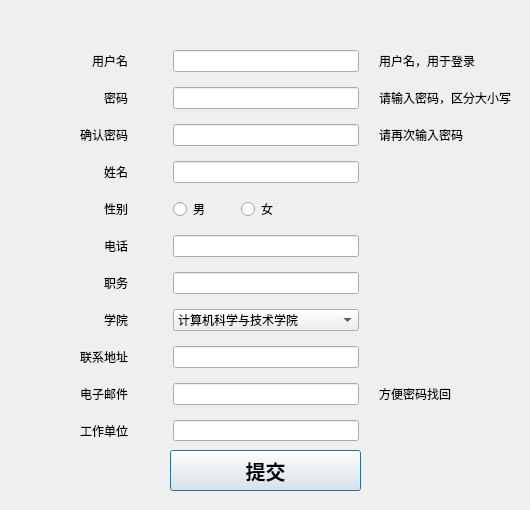
<?xml version="1.0" encoding="UTF-8"?>
<ui version="4.0">
 <class>Dialog</class>
 <widget class="QDialog" name="Dialog">
  <property name="geometry">
   <rect>
    <x>0</x>
    <y>0</y>
    <width>530</width>
    <height>510</height>
   </rect>
  </property>
  <property name="sizePolicy">
   <sizepolicy hsizetype="Preferred" vsizetype="Preferred">
    <horstretch>0</horstretch>
    <verstretch>0</verstretch>
   </sizepolicy>
  </property>
  <property name="minimumSize">
   <size>
    <width>530</width>
    <height>510</height>
   </size>
  </property>
  <property name="maximumSize">
   <size>
    <width>530</width>
    <height>510</height>
   </size>
  </property>
  <property name="windowTitle">
   <string>帐号注册</string>
  </property>
  <property name="windowIcon">
   <iconset>
    <normaloff>../image/Logo.png</normaloff>../image/Logo.png</iconset>
  </property>
  <widget class="QPushButton" name="pushButton">
   <property name="geometry">
    <rect>
     <x>170</x>
     <y>450</y>
     <width>191</width>
     <height>41</height>
    </rect>
   </property>
   <property name="font">
    <font>
     <pointsize>15</pointsize>
     <weight>75</weight>
     <bold>true</bold>
    </font>
   </property>
   <property name="text">
    <string>提交</string>
   </property>
  </widget>
  <widget class="QWidget" name="layoutWidget">
   <property name="geometry">
    <rect>
     <x>80</x>
     <y>50</y>
     <width>431</width>
     <height>391</height>
    </rect>
   </property>
   <layout class="QGridLayout" name="gridLayout">
    <property name="horizontalSpacing">
     <number>20</number>
    </property>
    <property name="verticalSpacing">
     <number>15</number>
    </property>
    <property name="rightMargin">
     <number>0</number>
    </property>
    <item row="5" column="2">
     <widget class="QLineEdit" name="lineEdit_5">
      <property name="maxLength">
       <number>15</number>
      </property>
     </widget>
    </item>
    <item row="8" column="0">
     <widget class="QLabel" name="label_9">
      <property name="text">
       <string>联系地址</string>
      </property>
      <property name="alignment">
       <set>Qt::AlignRight|Qt::AlignTrailing|Qt::AlignVCenter</set>
      </property>
     </widget>
    </item>
    <item row="7" column="0">
     <widget class="QLabel" name="label_8">
      <property name="text">
       <string>学院</string>
      </property>
      <property name="alignment">
       <set>Qt::AlignRight|Qt::AlignTrailing|Qt::AlignVCenter</set>
      </property>
     </widget>
    </item>
    <item row="1" column="2">
     <widget class="QLineEdit" name="lineEdit_2">
      <property name="maxLength">
       <number>20</number>
      </property>
      <property name="echoMode">
       <enum>QLineEdit::Password</enum>
      </property>
     </widget>
    </item>
    <item row="7" column="2">
     <widget class="QComboBox" name="comboBox">
      <item>
       <property name="text">
        <string>计算机科学与技术学院</string>
       </property>
      </item>
      <item>
       <property name="text">
        <string>生物信息学院</string>
       </property>
      </item>
      <item>
       <property name="text">
        <string>通信与信息工程学院</string>
       </property>
      </item>
      <item>
       <property name="text">
        <string>软件工程学院</string>
       </property>
      </item>
      <item>
       <property name="text">
        <string>国际半导体新学院</string>
       </property>
      </item>
      <item>
       <property name="text">
        <string>自动化学院</string>
       </property>
      </item>
      <item>
       <property name="text">
        <string>体育学院</string>
       </property>
      </item>
      <item>
       <property name="text">
        <string>理学院</string>
       </property>
      </item>
      <item>
       <property name="text">
        <string>广电工程学院</string>
       </property>
      </item>
      <item>
       <property name="text">
        <string>经济管理学院</string>
       </property>
      </item>
      <item>
       <property name="text">
        <string>传媒艺术学院</string>
       </property>
      </item>
      <item>
       <property name="text">
        <string>外国语学院</string>
       </property>
      </item>
      <item>
       <property name="text">
        <string>国际学院</string>
       </property>
      </item>
      <item>
       <property name="text">
        <string>法学院</string>
       </property>
      </item>
      <item>
       <property name="text">
        <string>其他</string>
       </property>
      </item>
     </widget>
    </item>
    <item row="0" column="0">
     <widget class="QLabel" name="label">
      <property name="text">
       <string>用户名</string>
      </property>
      <property name="textFormat">
       <enum>Qt::AutoText</enum>
      </property>
      <property name="scaledContents">
       <bool>false</bool>
      </property>
      <property name="alignment">
       <set>Qt::AlignRight|Qt::AlignTrailing|Qt::AlignVCenter</set>
      </property>
     </widget>
    </item>
    <item row="5" column="0">
     <widget class="QLabel" name="label_6">
      <property name="text">
       <string>电话</string>
      </property>
      <property name="alignment">
       <set>Qt::AlignRight|Qt::AlignTrailing|Qt::AlignVCenter</set>
      </property>
     </widget>
    </item>
    <item row="10" column="0">
     <widget class="QLabel" name="label_11">
      <property name="text">
       <string>工作单位</string>
      </property>
      <property name="alignment">
       <set>Qt::AlignRight|Qt::AlignTrailing|Qt::AlignVCenter</set>
      </property>
     </widget>
    </item>
    <item row="8" column="2">
     <widget class="QLineEdit" name="lineEdit_9">
      <property name="maxLength">
       <number>50</number>
      </property>
     </widget>
    </item>
    <item row="2" column="2">
     <widget class="QLineEdit" name="lineEdit_3">
      <property name="maxLength">
       <number>20</number>
      </property>
      <property name="echoMode">
       <enum>QLineEdit::Password</enum>
      </property>
     </widget>
    </item>
    <item row="1" column="0">
     <widget class="QLabel" name="label_2">
      <property name="text">
       <string>密码</string>
      </property>
      <property name="alignment">
       <set>Qt::AlignRight|Qt::AlignTrailing|Qt::AlignVCenter</set>
      </property>
     </widget>
    </item>
    <item row="4" column="0">
     <widget class="QLabel" name="label_5">
      <property name="text">
       <string>性别</string>
      </property>
      <property name="alignment">
       <set>Qt::AlignRight|Qt::AlignTrailing|Qt::AlignVCenter</set>
      </property>
     </widget>
    </item>
    <item row="3" column="2">
     <widget class="QLineEdit" name="lineEdit_7">
      <property name="maxLength">
       <number>20</number>
      </property>
     </widget>
    </item>
    <item row="2" column="0">
     <widget class="QLabel" name="label_3">
      <property name="text">
       <string>确认密码</string>
      </property>
      <property name="alignment">
       <set>Qt::AlignRight|Qt::AlignTrailing|Qt::AlignVCenter</set>
      </property>
     </widget>
    </item>
    <item row="6" column="2">
     <widget class="QLineEdit" name="lineEdit_6">
      <property name="maxLength">
       <number>20</number>
      </property>
     </widget>
    </item>
    <item row="9" column="2">
     <widget class="QLineEdit" name="lineEdit_10">
      <property name="maxLength">
       <number>20</number>
      </property>
     </widget>
    </item>
    <item row="4" column="2">
     <layout class="QHBoxLayout" name="horizontalLayout">
      <property name="spacing">
       <number>0</number>
      </property>
      <property name="leftMargin">
       <number>0</number>
      </property>
      <property name="rightMargin">
       <number>50</number>
      </property>
      <item>
       <widget class="QRadioButton" name="radioButton_2">
        <property name="text">
         <string>男</string>
        </property>
       </widget>
      </item>
      <item>
       <widget class="QRadioButton" name="radioButton">
        <property name="text">
         <string>女</string>
        </property>
       </widget>
      </item>
     </layout>
    </item>
    <item row="10" column="2">
     <widget class="QLineEdit" name="lineEdit_11">
      <property name="maxLength">
       <number>20</number>
      </property>
     </widget>
    </item>
    <item row="6" column="0">
     <widget class="QLabel" name="label_7">
      <property name="text">
       <string>职务</string>
      </property>
      <property name="alignment">
       <set>Qt::AlignRight|Qt::AlignTrailing|Qt::AlignVCenter</set>
      </property>
     </widget>
    </item>
    <item row="3" column="0">
     <widget class="QLabel" name="label_4">
      <property name="text">
       <string>姓名</string>
      </property>
      <property name="alignment">
       <set>Qt::AlignRight|Qt::AlignTrailing|Qt::AlignVCenter</set>
      </property>
     </widget>
    </item>
    <item row="0" column="2">
     <widget class="QLineEdit" name="lineEdit">
      <property name="inputMask">
       <string/>
      </property>
      <property name="maxLength">
       <number>20</number>
      </property>
      <property name="cursorPosition">
       <number>0</number>
      </property>
     </widget>
    </item>
    <item row="9" column="0">
     <widget class="QLabel" name="label_10">
      <property name="text">
       <string>电子邮件</string>
      </property>
      <property name="alignment">
       <set>Qt::AlignRight|Qt::AlignTrailing|Qt::AlignVCenter</set>
      </property>
     </widget>
    </item>
    <item row="0" column="3">
     <widget class="QLabel" name="label_13">
      <property name="text">
       <string>用户名，用于登录</string>
      </property>
     </widget>
    </item>
    <item row="1" column="3">
     <widget class="QLabel" name="label_14">
      <property name="text">
       <string>请输入密码，区分大小写</string>
      </property>
     </widget>
    </item>
    <item row="2" column="3">
     <widget class="QLabel" name="label_15">
      <property name="text">
       <string>请再次输入密码</string>
      </property>
     </widget>
    </item>
    <item row="9" column="3">
     <widget class="QLabel" name="label_21">
      <property name="text">
       <string>方便密码找回</string>
      </property>
     </widget>
    </item>
    <item row="0" column="1">
     <widget class="QLabel" name="label_12">
      <property name="minimumSize">
       <size>
        <width>5</width>
        <height>5</height>
       </size>
      </property>
      <property name="maximumSize">
       <size>
        <width>5</width>
        <height>5</height>
       </size>
      </property>
      <property name="text">
       <string/>
      </property>
      <property name="pixmap">
       <pixmap>../image/asterisk.png</pixmap>
      </property>
      <property name="scaledContents">
       <bool>true</bool>
      </property>
     </widget>
    </item>
    <item row="1" column="1">
     <widget class="QLabel" name="label_16">
      <property name="minimumSize">
       <size>
        <width>5</width>
        <height>5</height>
       </size>
      </property>
      <property name="maximumSize">
       <size>
        <width>5</width>
        <height>5</height>
       </size>
      </property>
      <property name="text">
       <string/>
      </property>
      <property name="pixmap">
       <pixmap>../image/asterisk.png</pixmap>
      </property>
      <property name="scaledContents">
       <bool>true</bool>
      </property>
     </widget>
    </item>
    <item row="2" column="1">
     <widget class="QLabel" name="label_17">
      <property name="minimumSize">
       <size>
        <width>5</width>
        <height>5</height>
       </size>
      </property>
      <property name="maximumSize">
       <size>
        <width>5</width>
        <height>5</height>
       </size>
      </property>
      <property name="text">
       <string/>
      </property>
      <property name="pixmap">
       <pixmap>../image/asterisk.png</pixmap>
      </property>
      <property name="scaledContents">
       <bool>true</bool>
      </property>
     </widget>
    </item>
    <item row="9" column="1">
     <widget class="QLabel" name="label_18">
      <property name="minimumSize">
       <size>
        <width>5</width>
        <height>5</height>
       </size>
      </property>
      <property name="maximumSize">
       <size>
        <width>5</width>
        <height>5</height>
       </size>
      </property>
      <property name="text">
       <string/>
      </property>
      <property name="pixmap">
       <pixmap>../image/asterisk.png</pixmap>
      </property>
      <property name="scaledContents">
       <bool>true</bool>
      </property>
     </widget>
    </item>
   </layout>
  </widget>
 </widget>
 <tabstops>
  <tabstop>lineEdit</tabstop>
  <tabstop>lineEdit_2</tabstop>
  <tabstop>lineEdit_3</tabstop>
  <tabstop>lineEdit_7</tabstop>
  <tabstop>radioButton_2</tabstop>
  <tabstop>radioButton</tabstop>
  <tabstop>lineEdit_5</tabstop>
  <tabstop>lineEdit_6</tabstop>
  <tabstop>comboBox</tabstop>
  <tabstop>lineEdit_9</tabstop>
  <tabstop>lineEdit_10</tabstop>
  <tabstop>lineEdit_11</tabstop>
  <tabstop>pushButton</tabstop>
 </tabstops>
 <resources/>
 <connections/>
</ui>
